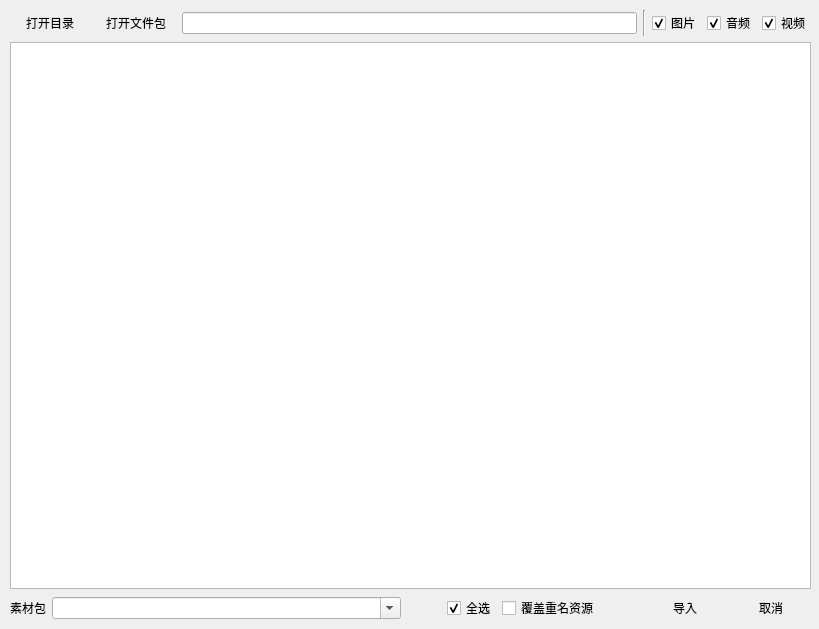
<?xml version="1.0" encoding="UTF-8"?>
<ui version="4.0">
 <class>ImportGalleryWindow</class>
 <widget class="QWidget" name="ImportGalleryWindow">
  <property name="geometry">
   <rect>
    <x>0</x>
    <y>0</y>
    <width>819</width>
    <height>629</height>
   </rect>
  </property>
  <property name="windowTitle">
   <string>导入素材</string>
  </property>
  <property name="windowIcon">
   <iconset resource="orion2.qrc">
    <normaloff>:/images/unique32.png</normaloff>:/images/unique32.png</iconset>
  </property>
  <widget class="QWidget" name="layoutWidget">
   <property name="geometry">
    <rect>
     <x>10</x>
     <y>10</y>
     <width>801</width>
     <height>611</height>
    </rect>
   </property>
   <layout class="QVBoxLayout" name="verticalLayout">
    <item>
     <layout class="QHBoxLayout" name="horizontalLayout">
      <item>
       <widget class="QPushButton" name="pathpushButton">
        <property name="maximumSize">
         <size>
          <width>16777215</width>
          <height>16777215</height>
         </size>
        </property>
        <property name="text">
         <string>打开目录</string>
        </property>
        <property name="flat">
         <bool>true</bool>
        </property>
       </widget>
      </item>
      <item>
       <widget class="QPushButton" name="filepushButton">
        <property name="maximumSize">
         <size>
          <width>16777215</width>
          <height>16777215</height>
         </size>
        </property>
        <property name="text">
         <string>打开文件包</string>
        </property>
        <property name="flat">
         <bool>true</bool>
        </property>
       </widget>
      </item>
      <item>
       <widget class="QLineEdit" name="urllineEdit">
        <property name="sizePolicy">
         <sizepolicy hsizetype="Expanding" vsizetype="Fixed">
          <horstretch>1</horstretch>
          <verstretch>0</verstretch>
         </sizepolicy>
        </property>
        <property name="readOnly">
         <bool>true</bool>
        </property>
       </widget>
      </item>
      <item>
       <widget class="Line" name="line">
        <property name="orientation">
         <enum>Qt::Vertical</enum>
        </property>
       </widget>
      </item>
      <item>
       <widget class="QCheckBox" name="imagecheckBox">
        <property name="text">
         <string>图片</string>
        </property>
        <property name="checked">
         <bool>true</bool>
        </property>
       </widget>
      </item>
      <item>
       <widget class="QCheckBox" name="audiocheckBox">
        <property name="text">
         <string>音频</string>
        </property>
        <property name="checked">
         <bool>true</bool>
        </property>
       </widget>
      </item>
      <item>
       <widget class="QCheckBox" name="videocheckBox">
        <property name="text">
         <string>视频</string>
        </property>
        <property name="checked">
         <bool>true</bool>
        </property>
       </widget>
      </item>
     </layout>
    </item>
    <item>
     <widget class="QListWidget" name="filelistWidget">
      <property name="iconSize">
       <size>
        <width>128</width>
        <height>128</height>
       </size>
      </property>
      <property name="viewMode">
       <enum>QListView::IconMode</enum>
      </property>
      <property name="uniformItemSizes">
       <bool>true</bool>
      </property>
     </widget>
    </item>
    <item>
     <layout class="QHBoxLayout" name="horizontalLayout_2">
      <item>
       <widget class="QLabel" name="label_2">
        <property name="text">
         <string>素材包</string>
        </property>
       </widget>
      </item>
      <item>
       <widget class="QComboBox" name="pkgcomboBox">
        <property name="sizePolicy">
         <sizepolicy hsizetype="Preferred" vsizetype="Fixed">
          <horstretch>1</horstretch>
          <verstretch>0</verstretch>
         </sizepolicy>
        </property>
        <property name="editable">
         <bool>true</bool>
        </property>
       </widget>
      </item>
      <item>
       <spacer name="horizontalSpacer">
        <property name="orientation">
         <enum>Qt::Horizontal</enum>
        </property>
        <property name="sizeHint" stdset="0">
         <size>
          <width>40</width>
          <height>20</height>
         </size>
        </property>
       </spacer>
      </item>
      <item>
       <widget class="QCheckBox" name="selectallcheckBox">
        <property name="text">
         <string>全选</string>
        </property>
        <property name="checked">
         <bool>true</bool>
        </property>
       </widget>
      </item>
      <item>
       <widget class="QCheckBox" name="overwritecheckBox">
        <property name="text">
         <string>覆盖重名资源</string>
        </property>
       </widget>
      </item>
      <item>
       <spacer name="horizontalSpacer_2">
        <property name="orientation">
         <enum>Qt::Horizontal</enum>
        </property>
        <property name="sizeHint" stdset="0">
         <size>
          <width>40</width>
          <height>20</height>
         </size>
        </property>
       </spacer>
      </item>
      <item>
       <widget class="QPushButton" name="savepushButton">
        <property name="text">
         <string>导入</string>
        </property>
        <property name="icon">
         <iconset resource="orion2.qrc">
          <normaloff>:/images/ok.png</normaloff>:/images/ok.png</iconset>
        </property>
        <property name="iconSize">
         <size>
          <width>24</width>
          <height>24</height>
         </size>
        </property>
        <property name="flat">
         <bool>true</bool>
        </property>
       </widget>
      </item>
      <item>
       <widget class="QPushButton" name="cancelpushButton">
        <property name="text">
         <string>取消</string>
        </property>
        <property name="icon">
         <iconset resource="orion2.qrc">
          <normaloff>:/images/cancel.png</normaloff>:/images/cancel.png</iconset>
        </property>
        <property name="iconSize">
         <size>
          <width>24</width>
          <height>24</height>
         </size>
        </property>
        <property name="flat">
         <bool>true</bool>
        </property>
       </widget>
      </item>
     </layout>
    </item>
   </layout>
  </widget>
 </widget>
 <resources>
  <include location="orion2.qrc"/>
 </resources>
 <connections/>
</ui>
